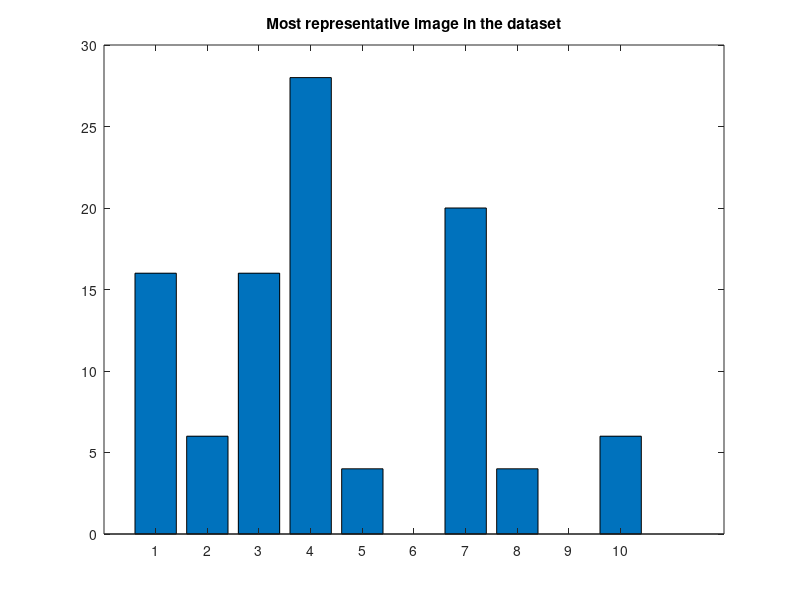
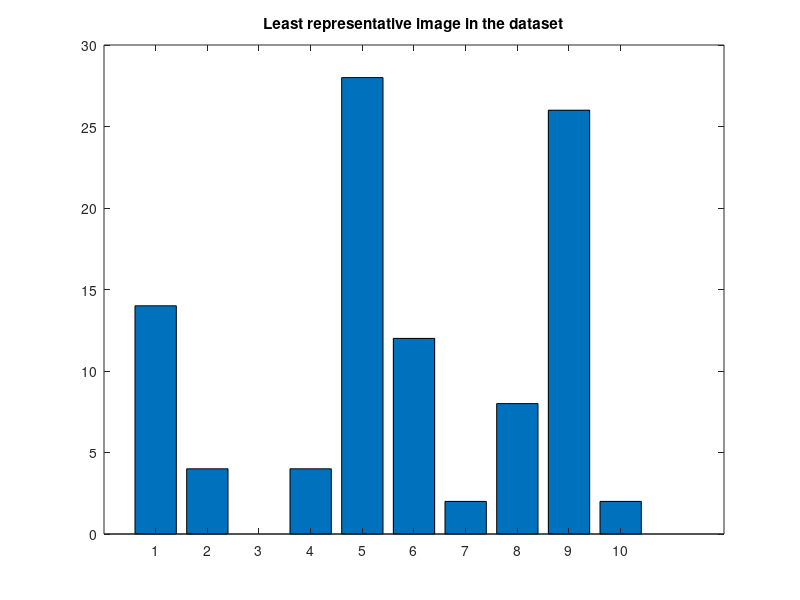

Source code (MATLAB) for these figures, in order:
clc; clear; close all

%Most representative image in the dataset
z1 = [4 4 2 1 7 1 3 1 4 4 8 1 4 10 4 3 5 4 2 4 3 7 3 7 3 4 7 7 1 1 4 3 7 3 4 4 10 4 7 7 7 5 3 2 10 4 1 7 8 1];
x1=1:10;
y1=zeros(1,10);
for k=1:10   
    aux1=k;
    aux2=sum(z1==aux1);
    y1(k)=aux2/length(z1)*100;    
end
figure
bar(x1,y1)
title('Most representative image in the dataset')

%Least representative image in the dataset
z2 = [5 8 9 5 6 8 8 6 5 5 1 5 6 2 5 9 9 5 10 5 9 2 1 5 9 9 5 9 9 7 6 6 9 1 1 5 5 5 1 6 4 9 1 9 5 4 9 1 9 8];
x2=1:10;
y3=zeros(1,10);
for k=1:10   
    aux1=k;
    aux2=sum(z2==aux1);
    y2(k)=aux2/length(z2)*100;    
end
figure
bar(x2,y2)
title('Least representative image in the dataset')

